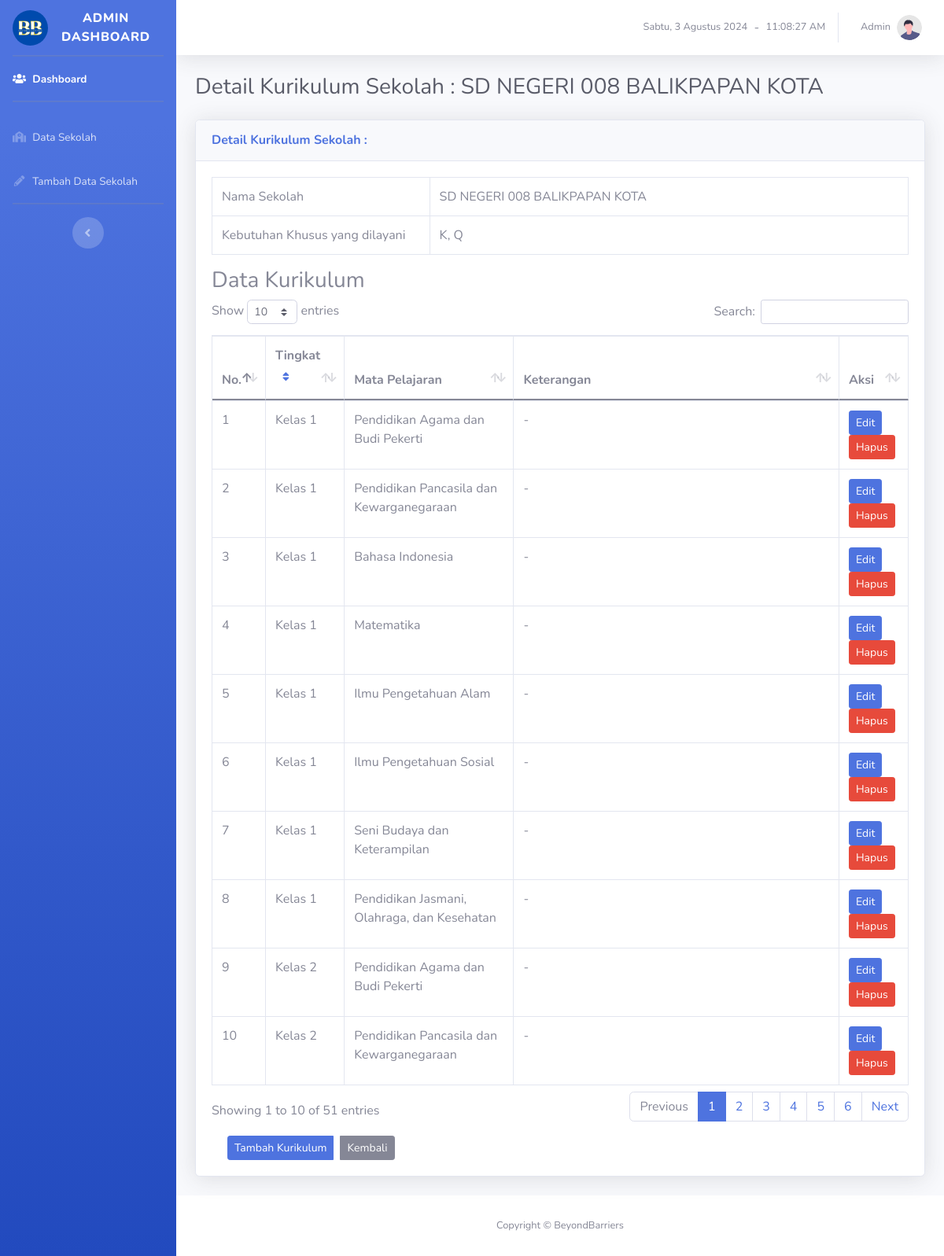
/admins/lihat_kurikulum.php?id_sekolah=76 (signed in), run on the app's committed database.
### tables this page shows
CREATE TABLE `sekolah` (
  `id_sekolah` int(11) NOT NULL,
  `nama_sekolah` varchar(128) NOT NULL,
  `nama_kepsek` varchar(128) NOT NULL,
  `akreditasi` varchar(5) NOT NULL,
  `kebsus` varchar(64) NOT NULL,
  `kurikulum` varchar(64) NOT NULL,
  `latitude` varchar(64) NOT NULL,
  `longitude` varchar(64) NOT NULL
);

CREATE TABLE `kurikulum` (
  `id_kurikulum` int(11) NOT NULL,
  `school_year` varchar(128) NOT NULL,
  `subject_name` varchar(128) NOT NULL,
  `keterangan` text NOT NULL,
  `id_sekolah` int(11) NOT NULL
);

### admins/lihat_kurikulum.php (the view, shortened to what this page needs)
<?php
if (empty($_SESSION['username'])) {
    header('location:../index.php');
} else {
    include "../koneksi.php";
    $class_mapping = array(
        'year1' => 'Kelas 1',
        'year2' => 'Kelas 2',
        'year3' => 'Kelas 3',
        'year4' => 'Kelas 4',
        'year5' => 'Kelas 5',
        'year6' => 'Kelas 6',
    );
    $id = isset($_GET['id_sekolah']) ? $_GET['id_sekolah'] : null;
    if ($id !== null) {
        $query = mysqli_query($koneksi, "select * from sekolah where id_sekolah='$id'");
        $data  = mysqli_fetch_array($query);
    } else {
        echo "Error: No school ID provided.";
        exit();
    }
?>
<!DOCTYPE html>
<html lang="en">
<?php include "header.php"; ?>
<body id="page-top">
    <div id="wrapper">
        <?php include "menu_sidebar.php"; ?>
        <div id="content-wrapper" class="d-flex flex-column">
            <div id="content">
                <?php include "menu_topbar.php"; ?>
                <div class="container-fluid">
                    <div class="d-sm-flex align-items-center justify-content-between mb-4">
                        <h1 class="h3 mb-0 text-gray-800">Detail Kurikulum Sekolah : <?php echo $data['nama_sekolah']; ?></h1>
                    </div>
                    <div class="card shadow mb-4">
                        <div class="card-header py-3">
                            <h6 class="m-0 font-weight-bold text-primary">Detail Kurikulum Sekolah : </h6>
                        </div>
                        <div class="card-body">
                            <table id="detailsekolah" class="table table-hover table-bordered">
                                <tr>
                                    <td width="250">Nama Sekolah</td>
                                    <td width="550"><?php echo $data['nama_sekolah']; ?></td>
                                </tr>
                                <tr>
                                    <td>Kebutuhan Khusus yang dilayani</td>
                                    <td><?php echo $data['kebsus']; ?></td>
                                </tr>
                            </table>
                            <h3>Data Kurikulum</h3>
                            <div class="table-responsive">
                            <table class="table table-bordered" id="dataTable" width="100%" cellspacing="0">
                                <thead>
                                    <tr>
                                        <th width="5%">No.</th>
                                        <th width="10%">
                                            Tingkat
                                            <button class="btn btn-link btn-sm" onclick="toggleSorting()">
                                                <i id="sortingIcon" class="fas fa-sort"></i>
                                            </button>
                                        </th>
                                        <th width="25%">Mata Pelajaran</th>
                                        <th width="50%">Keterangan</th>
                                        <th width="10%">Aksi</th>
                                    </tr>
                                </thead>
                                <tbody>
                                    <?php
                                    $order = isset($_GET['order']) && ($_GET['order'] === 'asc' || $_GET['order'] === 'desc') ? $_GET['order'] : 'asc';
                                    $query_kurikulum = mysqli_query($koneksi, "SELECT * FROM kurikulum WHERE id_sekolah='$id' ORDER BY school_year $order");
                                    $no = 1;
                                    while ($data_kurikulum = mysqli_fetch_array($query_kurikulum)) {
                                        ?>
                                        <tr>
                                            <td><?php echo $no++; ?></td>
                                            <td><?php echo isset($class_mapping[$data_kurikulum['school_year']]) ? $class_mapping[$data_kurikulum['school_year']] : $data_kurikulum['school_year']; ?></td>
                                            <td><?php echo $data_kurikulum['subject_name']; ?></td>
                                            <td><?php echo $data_kurikulum['keterangan']; ?></td>
                                            <td>
                                                <a href="edit_kurikulum.php?id=<?php echo $data_kurikulum['id_kurikulum']; ?>&id_sekolah=<?php echo $data['id_sekolah']; ?>" class="btn btn-sm btn-primary">Edit</a>
                                                <a href="delete_kurikulum.php?id=<?php echo $data_kurikulum['id_kurikulum']; ?>&id_sekolah=<?php echo $data['id_sekolah']; ?>" class="btn btn-sm btn-danger" onclick="return confirm('Apakah anda yakin untuk menghapus data?')">Hapus</a>
                                            </td>
                                        </tr>
                                    <?php } ?>
                                </tbody>
                            </table>
                            </div>
                            <div class="col-sm-8 mt-3">
                                <div class="btn-group">
                                    <a href="tambah_kurikulum.php?id_sekolah=<?php echo $_GET['id_sekolah']; ?>" class="btn btn-primary btn-sm ms-2" aria-label="Tambah Kurikulum">Tambah Kurikulum</a>
                                    <a href="tampil_data.php" class="btn btn-secondary btn-sm ms-2" aria-label="Kembali">Kembali</a>
                                </div>
                            </div>
                        </div>
                    </div>
                </div>
            </div>
            <?php include "footer.php"; ?>
        </div>
    </div>
</body>
</html>
<?php
}
?>

### admins/header.php (shortened to what this page needs)
<head>
  <link href="https://cdn.jsdelivr.net/npm/bootstrap@5.0.0-beta1/dist/css/bootstrap.min.css" rel="stylesheet">
  <link href="vendor/fontawesome-free/css/all.min.css" rel="stylesheet" type="text/css">
  <link href="css/sb-admin-2.min.css" rel="stylesheet">
  <link href="vendor/datatables/dataTables.bootstrap4.min.css" rel="stylesheet">
</head>

### admins/menu_sidebar.php
<ul class="navbar-nav bg-gradient-primary sidebar sidebar-dark accordion" id="accordionSidebar">
    <a class="sidebar-brand d-flex align-items-center justify-content-center" href="index.php">
        <div class="sidebar-brand-icon ">
            <img class="rounded-circle" src="img/logo2.png" width="45px" height="45px" alt="...">
        </div>
        <div class="sidebar-brand-text mx-3">Admin Dashboard</div>
    </a>
    <hr class="sidebar-divider my-0">
    <li class="nav-item active">
        <a class="nav-link" href="index.php">
            <i class="fas fa-fw fa-users"></i>
            <span>Dashboard</span></a>
    </li>
    <hr class="sidebar-divider">
    <li class="nav-item">
        <a class="nav-link" href="tampil_data.php">
            <i class="fas fa-fw fa-school"></i>
            <span>Data Sekolah</span></a>
    </li>
    <li class="nav-item">
        <a class="nav-link" href="tambah_data.php">
            <i class="fas fa-fw fa-pencil-alt"></i>
            <span>Tambah Data Sekolah</span></a>
    </li>
    <hr class="sidebar-divider">
    <div class="text-center d-none d-md-inline">
        <button class="rounded-circle border-0" id="sidebarToggle"></button>
    </div>
</ul>

### admins/menu_topbar.php (shortened to what this page needs)
<nav class="navbar navbar-expand navbar-light bg-white topbar mb-4 static-top shadow">
  <div class="text-gray-600 small ml-auto" id="clock2"></div>
  &nbsp; - &nbsp;
  <div class="text-gray-600 small" id="clock"></div>
  <ul class="navbar-nav">
    <li class="nav-item dropdown no-arrow">
      <a class="nav-link dropdown-toggle" href="#" id="userDropdown" role="button" data-toggle="dropdown" aria-haspopup="true" aria-expanded="false">
        <span class="mr-2 d-none d-lg-inline text-gray-600 small">Admin</span>
        <img class="img-profile rounded-circle" src="img/undraw_profile.svg">
      </a>
    </li>
  </ul>
</nav>

### admins/footer.php (shortened to what this page needs)
<footer class="sticky-footer bg-white">
    <div class="container my-auto">
        <div class="copyright text-center my-auto">
            <span>Copyright &copy; BeyondBarriers</span>
        </div>
    </div>
</footer>

### data on the page
sekolah: nama_sekolah "SD NEGERI 008 BALIKPAPAN KOTA", kebsus "K, Q"
kurikulum: school_year "Kelas 1", subject_name "Pendidikan Agama dan Budi Pekerti", keterangan "-"
kurikulum: school_year "Kelas 1", subject_name "Pendidikan Pancasila dan Kewarganegaraan", keterangan "-"
kurikulum: school_year "Kelas 1", subject_name "Bahasa Indonesia", keterangan "-"
kurikulum: school_year "Kelas 1", subject_name "Matematika", keterangan "-"
kurikulum: school_year "Kelas 1", subject_name "Ilmu Pengetahuan Alam", keterangan "-"
kurikulum: school_year "Kelas 1", subject_name "Ilmu Pengetahuan Sosial", keterangan "-"
kurikulum: school_year "Kelas 1", subject_name "Seni Budaya dan Keterampilan", keterangan "-"
kurikulum: school_year "Kelas 1", subject_name "Pendidikan Jasmani, Olahraga, dan Kesehatan", keterangan "-"
kurikulum: school_year "Kelas 2", subject_name "Pendidikan Agama dan Budi Pekerti", keterangan "-"
kurikulum: school_year "Kelas 2", subject_name "Pendidikan Pancasila dan Kewarganegaraan", keterangan "-"
